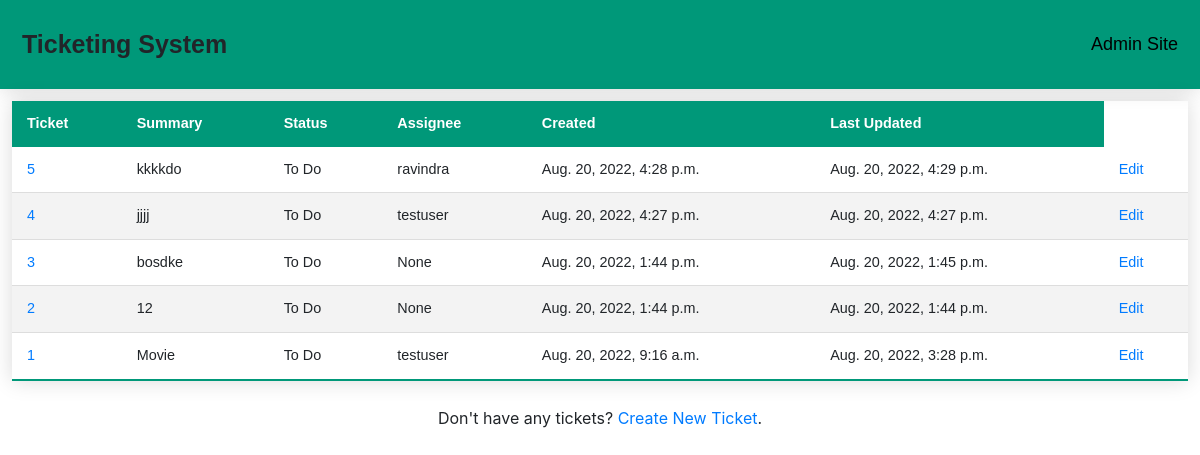
Screenshot of /index (signed in) with the database file from the repository.
### ticket_manager/models.py (models this page shows)
class Ticket(models.Model):
    title = models.CharField(max_length=100)
    ticket_id = models.CharField(max_length=255, blank=True)
    assignee = models.ForeignKey(User, null=True, blank = True, on_delete=models.CASCADE)
    status = models.CharField(max_length=25, choices=TicketStatus.choices, default=TicketStatus.TO_DO)
    description = models.TextField()
    created_at = models.DateTimeField('created at', auto_now_add=True)
    updated_at = models.DateTimeField('updated at', auto_now=True)
    class Meta:
        verbose_name="Tickets Created"

### ticket_manager/views.py (the view)
# urls.py: path("index", views.index, name="index"),
def index(request):
    if not request.user.is_authenticated:
        return redirect("ticket_manager:login")
    tickets = Ticket.objects.order_by('-created_at')[:5]
    return render(request,'homepage.html', {'tickets': tickets})

### ticket_manager/templates/homepage.html (shortened to what this page needs)
<!DOCTYPE html>
<html>
  <head>
      {% load static %}
      <link rel="stylesheet" type="text/css" href="{% static 'style.css' %}">
      <link rel="stylesheet" href="https://stackpath.bootstrapcdn.com/bootstrap/4.4.1/css/bootstrap.min.css">
    </head>
    <body>
    {% load crispy_forms_tags %}
    <div class="header">
        <a class="logo">Ticketing System</a>
        <div class="header-right">
          <a href="/admin/" class=sel>Admin Site</a>
        </div>
      </div>
      {% block content %}
      <table class="styled-table">
      <thead>
        <tr>
        <th>Ticket</th>
        <th>Summary</th>
        <th>Status</th>
        <th>Assignee</th>
        <th>Created</th>
        <th>Last Updated</th>
        </tr>
      </thead>
      <tbody>
        {% for ticket in tickets %}
        <tr>
        <td><a href="/ticket/{{ticket.id}}">{{ticket.id}}</td>
        <td>{{ticket.title}}</td>
        <td>{{ticket.status}}</td>
        <td>{{ticket.assignee}}</td>
        <td>{{ticket.created_at}}</td>
        <td>{{ticket.updated_at}}</td>
        <td><a href="/update/{{ticket.id}}">Edit</td>
        </tr>
        {% endfor %}
      </tbody>
      </table>
      <p class="text-center">Don't have any tickets? <a href="/newticket">Create New Ticket</a>.</p>
      {% endblock %}
    </body>
</html>

### ticket_manager/static/style.css (style rules this page uses)
.header { overflow: hidden; background-color: #009879; padding: 20px 10px; min-width: 200px; box-shadow: 0 0 20px rgba(0, 0, 0, 0.15); }
.header a { float: left; color: black; text-align: center; padding: 12px; text-decoration: none; font-size: 18px; font-family: sans-serif; line-height: 25px; border-radius: 4px; }
.header a.logo { font-size: 25px; font-weight: bold; }
.header-right { float: right; }
.styled-table { border-collapse: collapse; margin: 25px 0; width:98%; margin-top: 1%; margin-left:1%; margin-right:1%; font-size: 0.9em; font-family: sans-serif; min-width: 200px; box-shadow: 0 0 20px rgba(0, 0, 0, 0.15); }
.styled-table thead tr { background-color: #009879; color: #ffffff; text-align: left; }
.styled-table th, .styled-table td { padding: 12px 15px; }
.styled-table tbody tr { border-bottom: 1px solid #dddddd; }
.styled-table tbody tr:nth-of-type(even) { background-color: #f3f3f3; }
.styled-table tbody tr:last-of-type { border-bottom: 2px solid #009879; }

### rows the page displays
Ticket: id "5", title "kkkkdo", status "To Do", assignee "ravindra", created_at "Aug. 20, 2022, 4:28 p.m.", updated_at "Aug. 20, 2022, 4:29 p.m."
Ticket: id "4", title "jjjj", status "To Do", assignee "testuser", created_at "Aug. 20, 2022, 4:27 p.m.", updated_at "Aug. 20, 2022, 4:27 p.m."
Ticket: id "3", title "bosdke", status "To Do", assignee "None", created_at "Aug. 20, 2022, 1:44 p.m.", updated_at "Aug. 20, 2022, 1:45 p.m."
Ticket: id "2", title "12", status "To Do", assignee "None", created_at "Aug. 20, 2022, 1:44 p.m.", updated_at "Aug. 20, 2022, 1:44 p.m."
Ticket: id "1", title "Movie", status "To Do", assignee "testuser", created_at "Aug. 20, 2022, 9:16 a.m.", updated_at "Aug. 20, 2022, 3:28 p.m."
